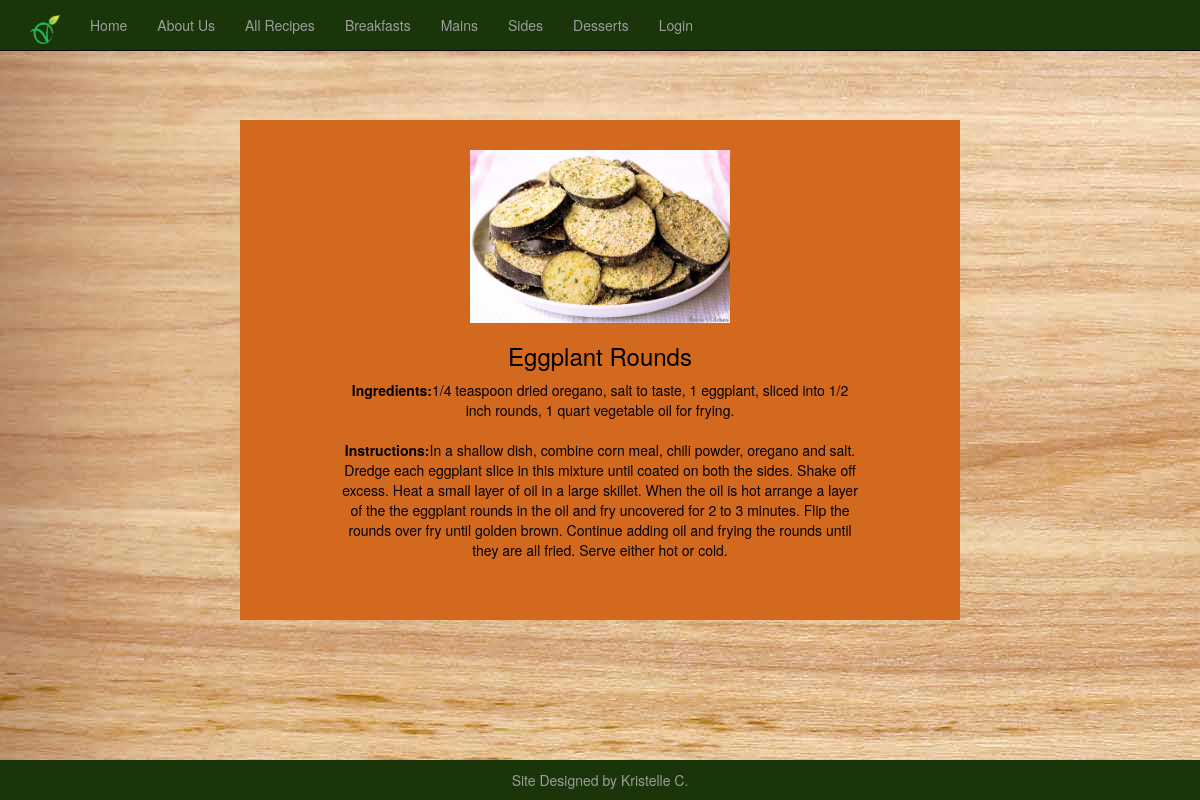
The page /sides/eggplant on the database its author committed.
### tables this page shows
CREATE TABLE veganfood(title text NOT NULL, ingredients text NOT NULL, instructions text NOT NULL);

### index.py (the view)
@app.route('/')
@app.route('/sides')
@app.route('/sides/eggplant')
def eggplant():
 g.db = connect_db()
 cur = g.db.execute("select * from veganfood where title='Eggplant Rounds'")
 veganfood = [dict(title=row[0], ingredients=row[1], instructions=row[2]) for row in cur.fetchall()]
 g.db.close()
 return render_template('eggplant.html', veganfood=veganfood), 200

### index.py (called while the page is built)
def connect_db():
 return sqlite3.connect(app.database)

### templates/eggplant.html (shortened to what this page needs)
{% extends "base.html" %}
{%block content%}
<body background="{{ url_for('static', filename='img/board.jpg') }}">
<div class="row">
  <div class="column" style="background-color:chocolate; color:black;">
	<img src="{{ url_for('static', filename='img/eggplant.jpg') }}"/>
    <p> {% for veganfood in veganfood %}
			<h3>{{ veganfood.title }} <br></h3>
			 <strong>Ingredients:</strong>{{ veganfood.ingredients }}<br><br>
			 <strong>Instructions:</strong>{{ veganfood.instructions }}<br>
	    {% endfor %}</p>
  </div>
</div>
<footer>Site Designed by Kristelle C.</footer>
 {% endblock %}

### templates/base.html (style rules this page uses)
.row { margin-right: -15px; margin-left: -15px; margin: 10% 20%; }
.column { width: 100%; padding: 30px 100px 50px; text-align: center; }
.column img { width: 50%; height: auto; }
* { box-sizing: border-box; }

### templates/eggplant.html (style rules this page uses)
footer { clear: both; text-align: center; font-size:14px; position:fixed; right: 0; left: 0; padding: 1rem; background-color:#193509; margin-top:20px; bottom:0; color:#9d9d9d; width:100%; }

### rows shown on the page
veganfood: title "Eggplant Rounds", ingredients "1/4 teaspoon dried oregano, salt to taste, 1 eggplant, sliced into 1/2 inch rounds, 1 quart vegetable oil for frying.", instructions "In a shallow dish, combine corn meal, chili powder, oregano and salt. Dredge each eggplant slice in this mixture until coated on both the sides. Shake off excess. Heat a small layer of oil in a large skillet. When the oil is hot arrange a layer of the the eggplant rounds in the oil and fry uncovered for 2 to 3 minutes. Flip the rounds over fry until golden brown. Continue adding oil and frying the rounds until they are all fried. Serve either hot or cold."
